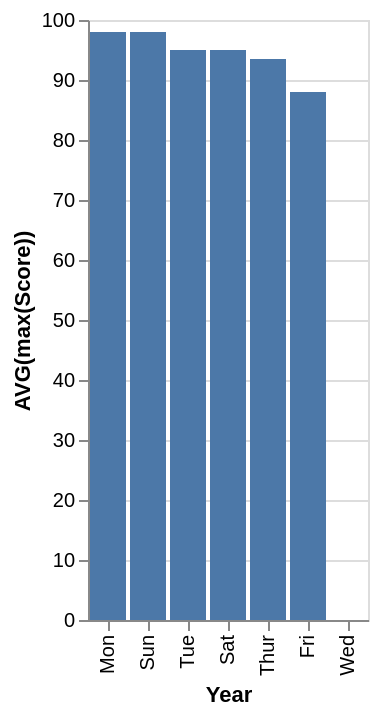

The Vega-Lite source for this figure:
### Vega-Lite specification from a JSON file in a GitHub repository (floating-point values rounded to 4 significant figures)
{"data": {"values": [{"x_data": "Mon", "y_data": 98}, {"x_data": "Tue", "y_data": 95}, {"x_data": "Wed", "y_data": 0}, {"x_data": "Thur", "y_data": 93.5}, {"x_data": "Fri", "y_data": 88}, {"x_data": "Sat", "y_data": 95}, {"x_data": "Sun", "y_data": 98}]}, "mark": "bar", "encoding": {"x": {"field": "x_data", "type": "nominal", "title": "Year", "sort": {"op": "sum", "field": "y_data", "order": "descending"}}, "y": {"field": "y_data", "type": "quantitative", "title": "AVG(max(Score))"}}}
